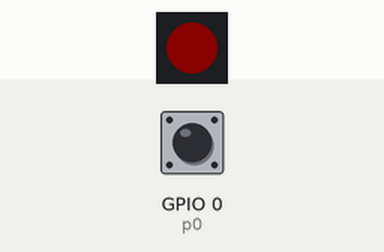
Bench run of a program on a simulated ESP32 board running MicroPython. Shown: 1 RGB LEDs in strip order, left to right. The test bench sets the inputs (shaded band); at power-on: GPIO 0 (p0) HIGH. Dim RGB values are drawn brighter than linear; what the program prints to the serial console is not drawn.

Above: at 1.2 s.
1.3 s: GPIO 0 (p0) pulled LOW for 0.15 s
At 1.6 s:
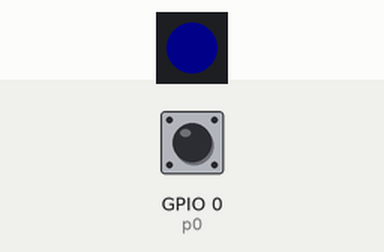
At 2.6 s:
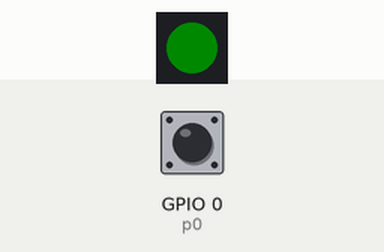
Timing chart, 0 to 4.3 s (numbered marks = the images above; inputs shaded):
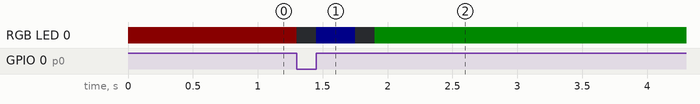

The program:

d002_led_change_color.py
```python
# !/usr/bin/env python
# -*- coding: utf-8 -*-

print("你好, MicroPython!")

"""
按boot键触发颜色改变
"""
from machine import Pin
from neopixel import NeoPixel
import time

# pin 是连接到 NeoPixel 数据引脚的输出引脚（Pin 48）
pin = Pin(48, Pin.OUT)

# 1 表示有 1 个 NeoPixel（1 个 RGB LED）
np = NeoPixel(pin, 1)
# np[0] 是第一个（也是唯一一个）NeoPixel 的颜色，颜色值是 (R, G, B) 格式。
# 这里设置红色 (10, 0, 0)，亮度为 10。
np[0] = (10,0,0)
# np.write() 将颜色值发送到 NeoPixel，实际更新 LED 的颜色。
np.write()

r, g, b = np[0]
def handle_interrupt(Pin):
    np[0] = (0, 0, 0)
    np.write()
    time.sleep_ms(150)

    np[0] = (0, 0, 10)
    np.write()
    time.sleep_ms(150)

    np[0] = (0, 0, 10)
    np.write()
    time.sleep_ms(150)

    np[0] = (0, 0, 0)
    np.write()
    time.sleep_ms(150)

    np[0] = (0, 10, 0)
    np.write()
    time.sleep_ms(150)

    print("test-usr key")

# 使用引脚 0 来连接按钮。
# Pin.IN 将引脚 0 设置为输入模式。
# Pin.PULL_UP 启用内部上拉电阻，使引脚默认电平为高电平（未按下时为逻辑高）
p0 = Pin(0)
p0.init(p0.IN, p0.PULL_UP)

# 设置中断, trigger=p0.IRQ_FALLING：触发条件为按键按下（电平从高到低）;
# handler=handle_interrupt：当中断触发时，调用 handle_interrupt 函数
p0.irq(trigger=p0.IRQ_FALLING, handler=handle_interrupt)
```

Measured:
- after the input at 1.3 s, RGB LED 0: RGB(10, 0, 0) → off at once, → RGB(0, 0, 10) 0.15 s later, → off 0.30 s later, → RGB(0, 10, 0) 0.15 s later
